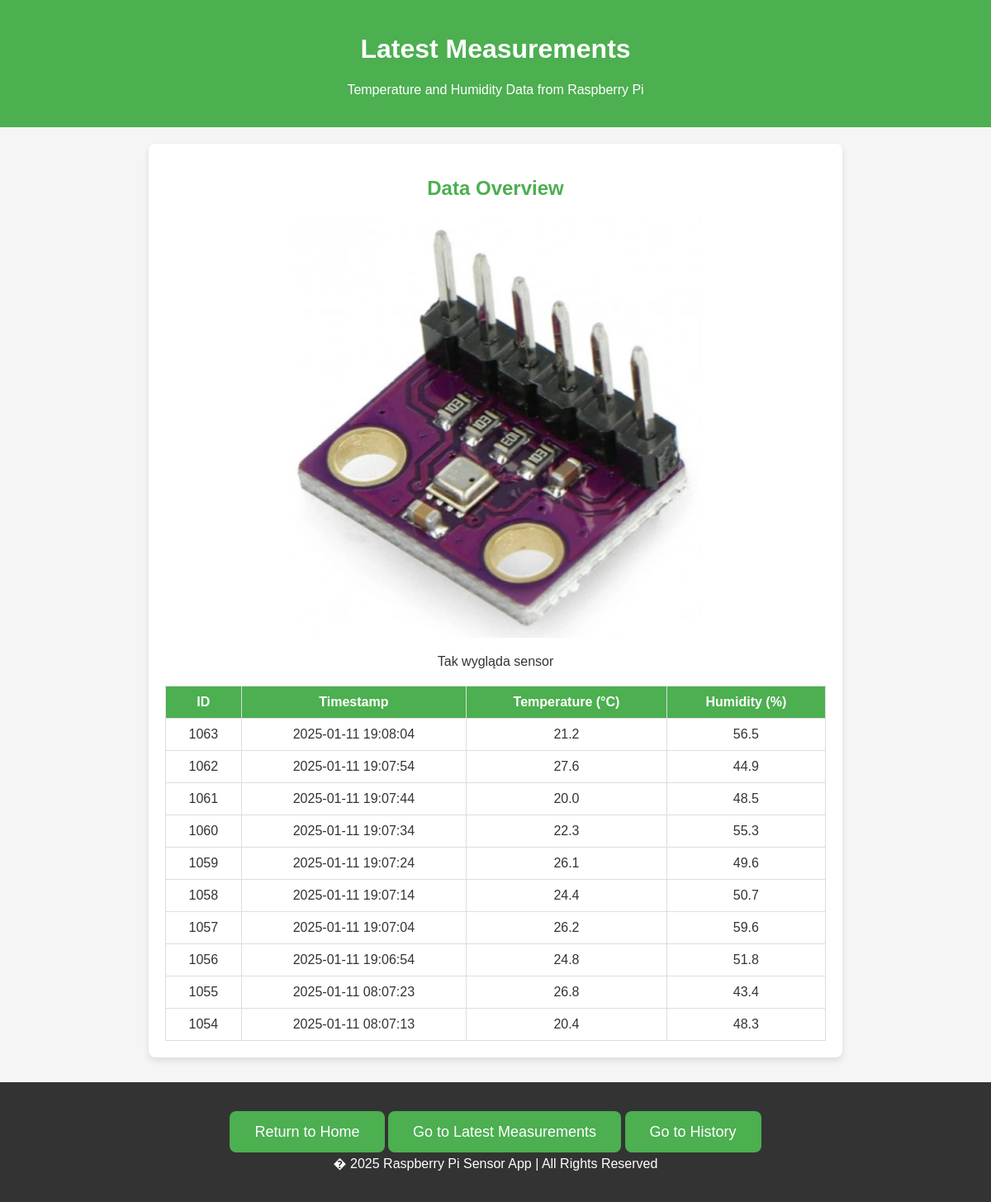
Page /measurements_page on the earlier database version.
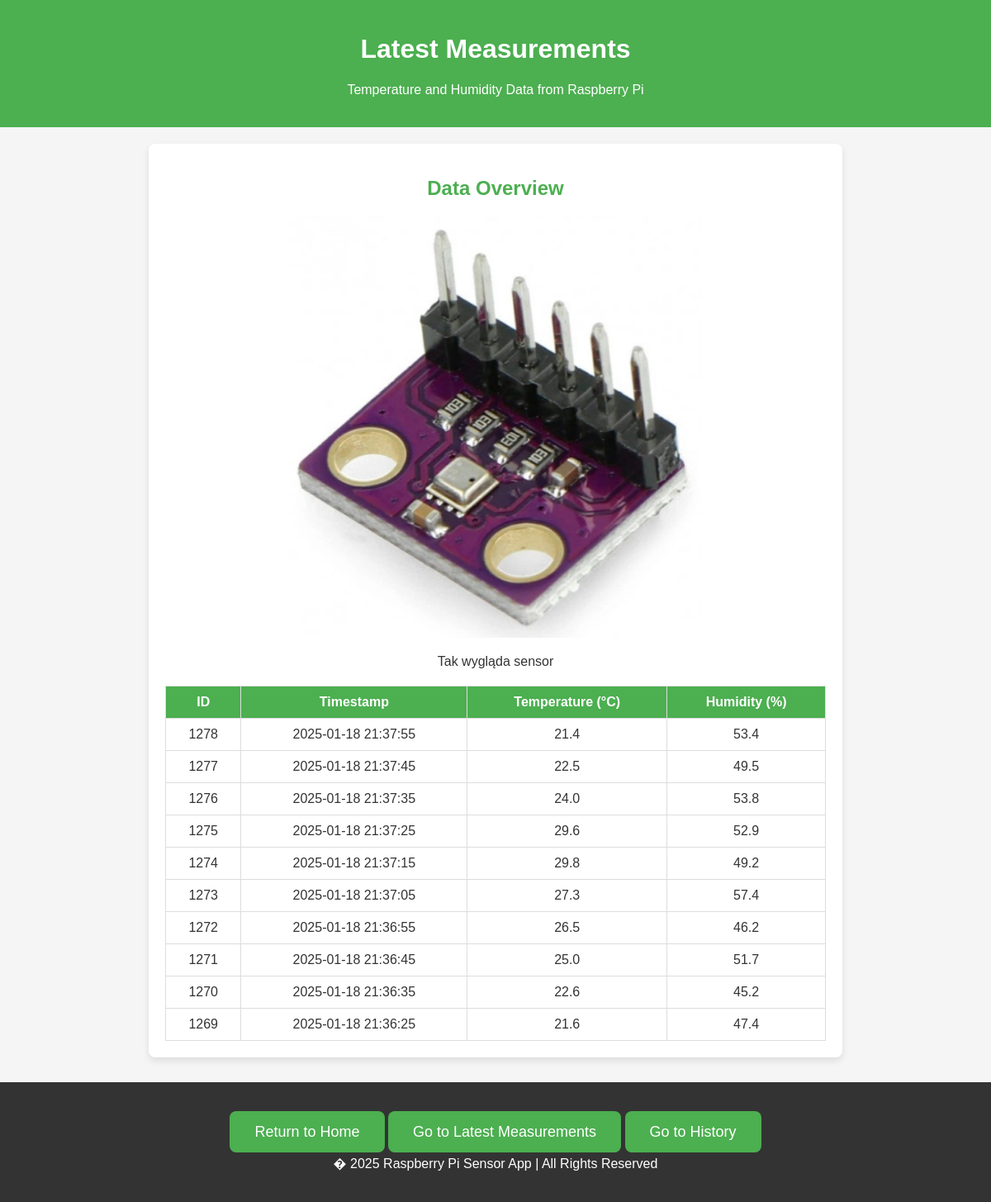
Same page on the later database version.
### tables this page shows
CREATE TABLE weather_control (
            id INTEGER PRIMARY KEY AUTOINCREMENT,
            timestamp DATETIME DEFAULT CURRENT_TIMESTAMP,
            temperature REAL,
            humidity REAL
        );

### app.py (the view)
@app.route('/measurements_page')
def measurements_page():
    conn = sqlite3.connect(db_path)
    cursor = conn.cursor()
    cursor.execute("""SELECT * FROM weather_control
                   ORDER BY timestamp DESC LIMIT 10""")
    measurements = cursor.fetchall()
    conn.close()
    return render_template('measurements.html', measurements=measurements)

### templates/measurements.html (shortened to what this page needs)
<!DOCTYPE html>
<html lang="en">
<head>
    <link rel="stylesheet" href="static/css/index.css">
</head>
<body>
    <header>
        <h1 class="welcome-msg">Latest Measurements</h1>
        <p>Temperature and Humidity Data from Raspberry Pi</p>
    </header>
    <div class="container">
        <h2>Data Overview</h2>
        <div class="image-container">
            <img src="static/images/weather.jpg" alt="Weather detector" class="resized-image">
            <p>Tak wygląda sensor</p>
        </div>
        <table>
            <thead>
                <tr>
                    <th>ID</th>
                    <th>Timestamp</th>
                    <th>Temperature (&deg;C)</th>
                    <th>Humidity (%)</th>
                </tr>
            </thead>
            <tbody>
                {% for measurement in measurements %}
                    <tr>
                        <td>{{ measurement[0] }}</td>
                        <td>{{ measurement[1] }}</td>
                        <td>{{ measurement[2] }}</td>
                        <td>{{ measurement[3] }}</td>
                    </tr>
                {% endfor %}
            </tbody>
        </table>
    </div>
    <footer>
        <div class="cta">
            <a href="/" class="button">Return to Home</a>
            <a href="/measurements_page" class="button">Go to Latest Measurements</a>
            <a href="/history_page" class="button">Go to History</a>
        </div>
        <p>� 2025 Raspberry Pi Sensor App | All Rights Reserved</p>
    </footer>
</body>
</html>

Differences in the rows shown:
no longer on this page (row unchanged): weather_control: id "1063", timestamp "2025-01-11 19:08:04", temperature "21.2", humidity "56.5"
no longer on this page (row unchanged): weather_control: id "1062", timestamp "2025-01-11 19:07:54", temperature "27.6", humidity "44.9"
no longer on this page (row unchanged): weather_control: id "1061", timestamp "2025-01-11 19:07:44", temperature "20.0", humidity "48.5"
no longer on this page (row unchanged): weather_control: id "1060", timestamp "2025-01-11 19:07:34", temperature "22.3", humidity "55.3"
no longer on this page (row unchanged): weather_control: id "1059", timestamp "2025-01-11 19:07:24", temperature "26.1", humidity "49.6"
no longer on this page (row unchanged): weather_control: id "1058", timestamp "2025-01-11 19:07:14", temperature "24.4", humidity "50.7"
no longer on this page (row unchanged): weather_control: id "1057", timestamp "2025-01-11 19:07:04", temperature "26.2", humidity "59.6"
no longer on this page (row unchanged): weather_control: id "1056", timestamp "2025-01-11 19:06:54", temperature "24.8", humidity "51.8"
no longer on this page (row unchanged): weather_control: id "1055", timestamp "2025-01-11 08:07:23", temperature "26.8", humidity "43.4"
no longer on this page (row unchanged): weather_control: id "1054", timestamp "2025-01-11 08:07:13", temperature "20.4", humidity "48.3"
added weather_control: id "1278", timestamp "2025-01-18 21:37:55", temperature "21.4", humidity "53.4"
added weather_control: id "1277", timestamp "2025-01-18 21:37:45", temperature "22.5", humidity "49.5"
added weather_control: id "1276", timestamp "2025-01-18 21:37:35", temperature "24.0", humidity "53.8"
added weather_control: id "1275", timestamp "2025-01-18 21:37:25", temperature "29.6", humidity "52.9"
added weather_control: id "1274", timestamp "2025-01-18 21:37:15", temperature "29.8", humidity "49.2"
added weather_control: id "1273", timestamp "2025-01-18 21:37:05", temperature "27.3", humidity "57.4"
added weather_control: id "1272", timestamp "2025-01-18 21:36:55", temperature "26.5", humidity "46.2"
added weather_control: id "1271", timestamp "2025-01-18 21:36:45", temperature "25.0", humidity "51.7"
added weather_control: id "1270", timestamp "2025-01-18 21:36:35", temperature "22.6", humidity "45.2"
added weather_control: id "1269", timestamp "2025-01-18 21:36:25", temperature "21.6", humidity "47.4"
